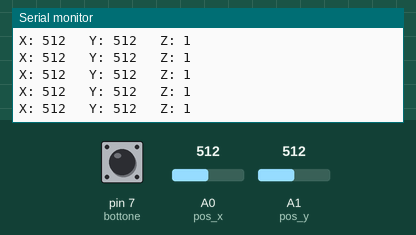
Bench run of a sketch on a simulated Arduino Uno, built with avr-gcc and run on an emulated ATmega328P. Parts: the last lines printed to the serial monitor. The inputs (shaded band) are chosen by the test bench; at power-on: A0 (pos_x) = 512, A1 (pos_y) = 512, pin 7 (bottone) HIGH.

Above: at 1.2 s.
1.3 s: A0 (pos_x) set to 716
At 1.69 s:
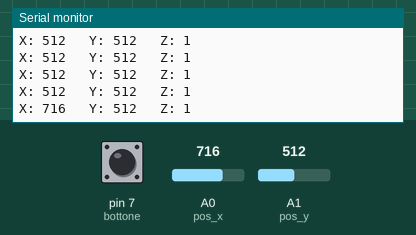
2.8 s: A1 (pos_y) set to 716
At 2.94 s:
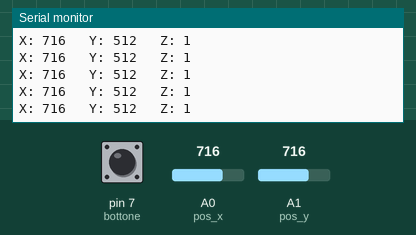
4.3 s: pin 7 (bottone) pulled LOW for 0.3 s
At 4.69 s:
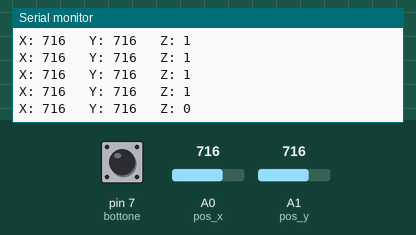
6.1 s: A0 (pos_x) set to 0
At 6.2 s:
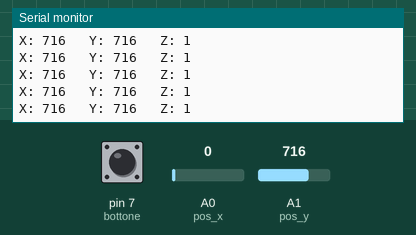
9.1 s: A1 (pos_y) set to 1023
At 9.21 s:
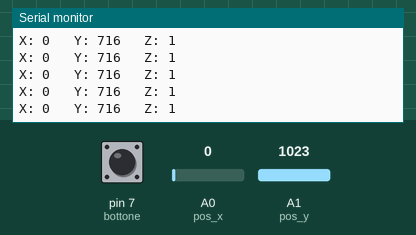
12.1 s: A1 (pos_y) set to 0
At 12.21 s:
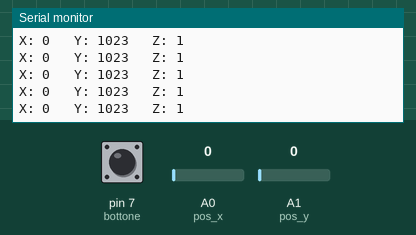
Timing chart, 0 to 15.1 s (numbered marks = the images above; inputs shaded):
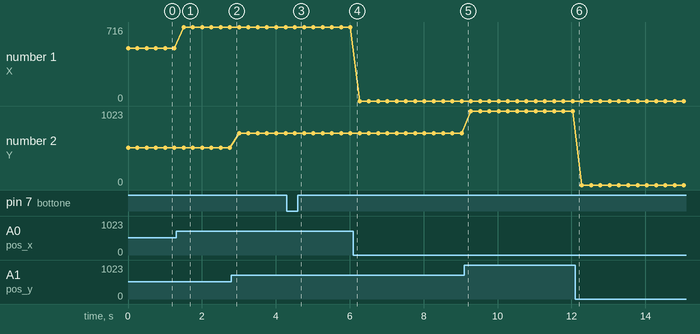

Measured:
- after the input at 1.3 s, the serial monitor: prints a new line after 0.20 s (image 1)
- after the input at 4.3 s, the serial monitor: prints a new line after 0.21 s (image 3)
- plotted number 1: 512 → 716 after the input at 1.3 s
- plotted number 2: 716 → 1023 after the input at 9.1 s

The sketch:

posizioni_joystick.ino
```cpp
int bottone = 7;
int pos_x = 0;
int pos_y = 1;


void setup() {
  // put your setup code here, to run once:
  pinMode(bottone, INPUT);
  digitalWrite(bottone, HIGH);
  Serial.begin(9600);
}

void loop() {
  Serial.print("X: ");
  Serial.print(analogRead(pos_x));
  Serial.print("   Y: ");
  Serial.print(analogRead(pos_y));
  Serial.print("   Z: ");
  Serial.println(digitalRead(bottone));
  delay(250);

}
```
